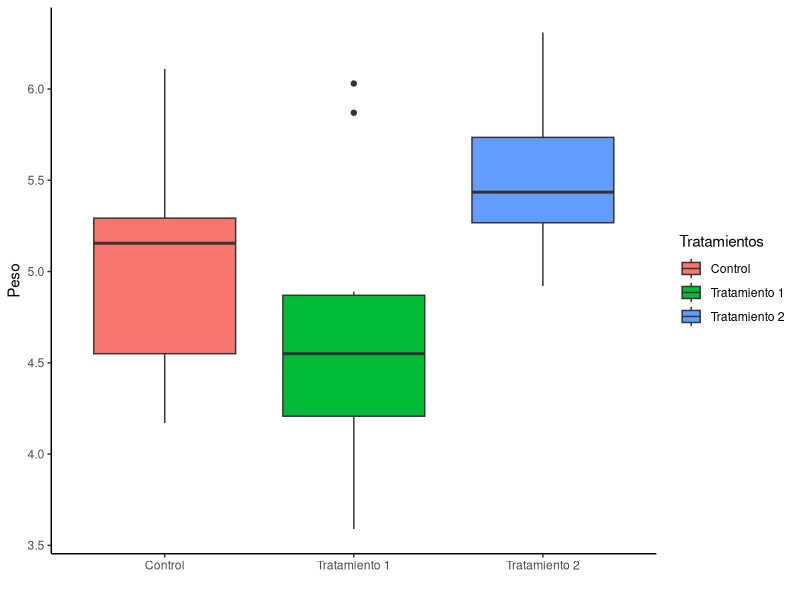

This chart was generated by the following R code:
## ---- chunk 1
library(knitr)
library(bookdown)
library(vegan)
library(tidyverse)
library(kableExtra)
## ---- chunk 2
data("PlantGrowth")
PlantGrowth
## ---- chunk 3
mean(PlantGrowth$weight)
## ---- chunk 4
library(tidyverse)
resumen <- PlantGrowth %>% group_by(group) %>% summarise(Media = mean(weight), n = n())
resumen
## ---- chunk 5
median(PlantGrowth$weight)
## ---- chunk 6
resumen <- PlantGrowth %>% group_by(group) %>% summarise(Mediana = median(weight), n = n())
resumen
## ---- chunk 7
resumen <- PlantGrowth %>% group_by(group) %>% summarise(Media = mean(weight), Mediana = median(weight), n = n())
resumen
## ---- chunk 8
range(PlantGrowth$weight)
## ---- chunk 9
max(PlantGrowth$weight) - min(PlantGrowth$weight)
## ---- chunk 10
resumen <- PlantGrowth %>% group_by(group) %>% summarise(Rango = max(weight) - min(weight), n = n())
resumen
## ---- chunk 11
resumen <- PlantGrowth %>% group_by(group) %>% summarise(Rango = max(weight) - min(weight), Media = mean(weight), Mediana = median(weight), n = n())
resumen
## ---- chunk 12
sd(PlantGrowth$weight)
## ---- chunk 13
resumen <- PlantGrowth %>% group_by(group) %>% summarise(SD = sd(weight))
resumen
## ---- chunk 14
resumen <- PlantGrowth %>% group_by(group) %>% summarise(SD = sd(weight), Rango = max(weight) - min(weight), Media = mean(weight), Mediana = median(weight), n = n())
resumen
## ---- chunk 15
sd(PlantGrowth$weight)^2
## ---- chunk 16
sd(PlantGrowth$weight)/mean(PlantGrowth$weight)*100
## ---- chunk 17
resumen <- resumen <- PlantGrowth %>% group_by(group) %>% summarise(CV = sd(weight)/mean(weight)*100, Varianza = sd(weight)^2, SD = sd(weight), Rango = max(weight) - min(weight), Media = mean(weight), Mediana = median(weight), n = n())
resumen
## ---- chunk 18
PlantGrowth <- PlantGrowth %>% group_by(group) %>% mutate(Z = (weight - mean(weight)/sd(weight)))
PlantGrowth
## ---- chunk 19
table(PlantGrowth$group)
## ---- chunk 20
table(PlantGrowth$weight)
## ---- chunk 21
resumen <- PlantGrowth %>% group_by(group) %>% summarise(CV = sd(weight)/mean(weight)*100, Varianza = sd(weight)^2, SD = sd(weight), Rango = max(weight) - min(weight), Media = mean(weight), Mediana = median(weight), Frec_Absoluta = n())
resumen
## ---- chunk 22
frec <- table(PlantGrowth$group)
prop.table(frec)
## ---- chunk 23
frec2 <- table(PlantGrowth$weight)
prop.table(frec2)
## ---- chunk 24
resumen <- resumen %>% mutate(Frec_Relativa = Frec_Absoluta / sum(Frec_Absoluta))
resumen
## ---- chunk 25
summary(PlantGrowth)
## ---- chunk 26
ctrl <- PlantGrowth %>% dplyr::filter(group == "ctrl")
trt1 <- PlantGrowth %>% dplyr::filter(group == "trt1")
trt2 <- PlantGrowth %>% dplyr::filter(group == "trt2")
summary(ctrl)
summary(trt1)
summary(trt2)
## ---- chunk 27
library(ggplot2)
## ---- chunk 28
ggplot(PlantGrowth) + geom_boxplot(aes(group, weight, fill = group)) + 
  xlab("") + #Nombre del eje x
  ylab("Peso") + #Nombre del eje y
  scale_x_discrete(labels = c("Control", "Tratamiento 1", "Tratamiento 2")) + #Nombre de los valores en el eje x
  scale_fill_discrete(name = "Tratamientos", labels = c("Control", "Tratamiento 1", "Tratamiento 2")) + #Nombre de los grupos en la leyenda
  theme_classic() #Tema del gráfico
## ---- chunk 29
library(tidyverse)
## ---- chunk 30
resumen %>% dplyr::select(group, Media, SD)
## ---- chunk 31
PlantGrowth %>% dplyr::select(starts_with("ctrl"), weight)
## ---- chunk 32
PlantGrowth <- PlantGrowth %>% group_by(group) %>% arrange(desc(weight), .by_group = TRUE)
head(PlantGrowth)
## ---- chunk 33
Tratamiento1 <- dplyr::filter(PlantGrowth, group == "trt1")
Tratamiento1
## ---- chunk 34
Control <- dplyr::filter(PlantGrowth, group == "ctrl")
Tratamiento1 <- dplyr::filter(PlantGrowth, group == "trt1")
Tratamiento2 <- dplyr::filter(PlantGrowth, group == "trt2")

Control
Tratamiento1
Tratamiento2
## ---- chunk 35
PlantGrowth %>% dplyr::filter(group == "ctrl" & weight > 5)
